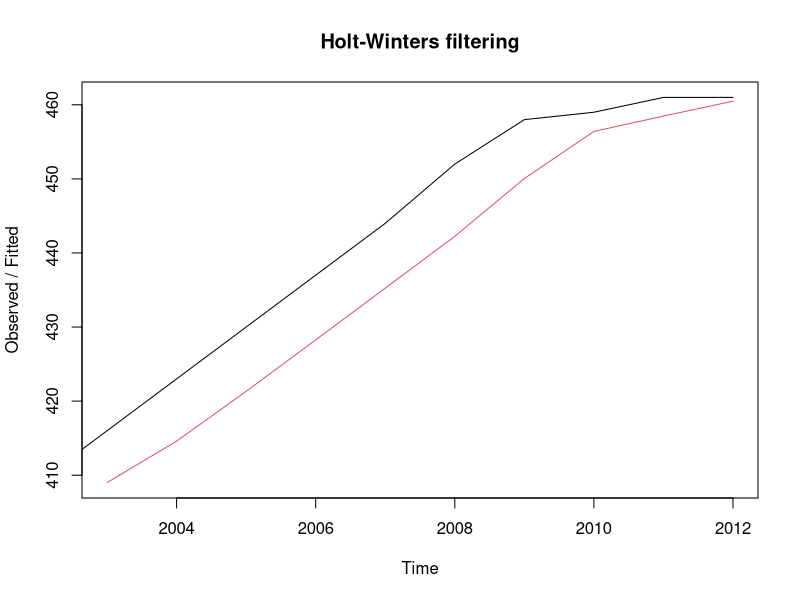

This chart was generated by the following R code: (Note: this script raises an error after producing the figure.)
#   Práctica 3. Suavizado exponencial.

#   La función HoltWinters()
#   ________________________
#   
#   gamma estacionalidad
#   beta tendencia
#   gamma media
#   
#   simple (no beta y no gamma)
#   doble hay no gamma
#   triple si hay todo

?HoltWinters 

#   Suavizado exponencial simple
#   ____________________________

y=c(409,416,423,430,437,444,452,458,459,461,461)
y=ts(y, start=2002) # Es importante convertir los datos en serie temporal
Pb3.simple=HoltWinters(y,alpha=0.8,beta=F,gamma=F)
str(Pb3.simple)
Pb3.simple$fitted

plot(Pb3.simple) #representa valores observados y ajustados
Pb3.simple.440=HoltWinters(y,alpha=0.8,beta=F,gamma=F, l.start=440)
Pb3.simple.min=HoltWinters(y,beta=F,gamma=F)

Pb3.simple$SSE
Pb3.simple.440$SSE
Pb3.simple.min$SSE
predict(Pb3.simple, n.ahead=5)

0.9999226 # mejor valor de alfa, predict ya le da los mejores parámetros
# n.ahead es el número de parámtros que voy a predecir, los 5 siguientes

#   Ejemplo 2 Suavizado exponencial simple
#   Predecir la tendencia de la serie de paro de los años 2003 a 2012 en el
#   año 2013, usando un suavizado exponencial simple
#   ______________________________________

paro <- read.csv("paro.csv", header=T, sep=";",dec=",")
paro$Total <- gsub(".", "", paro$Total)
paro$Total <- gsub("\\.", "", paro$Total) # le quitamos el .
paro$Total <- gsub(",", ".", paro$Total) # le quito la coma y la transformo en punto, que es lo que quiere R para tratar con números 
paro$Total=as.numeric(paro$Total,2)
serie1=ts(data=paro$Total,frequency=4,start=c(2003,1))
serie1
paro.hw=HoltWinters(serie1,beta=F,gamma=F)
plot(serie1)
paro.hw$fitted
lines(paro.hw$fitted[,1],col="red")
predict(paro.hw,n.ahead=4)
plot(serie1,xlim=c(2003,2013))
lines(paro.hw$fitted[,1],col=2)
lines(predict(paro.hw,n.ahead=4),col=2)

#   Suavizado exponencial doble de Holt
#   ___________________________________

Pb3.doble=HoltWinters(y,alpha=0.5, beta=0.1,gamma=F)
Pb3.doble$fitted
Pb3.doble.440.1=HoltWinters(y,alpha=0.5,beta=0.1,gamma=F, l.start=440, b.start=1)
Pb3.doble.min=HoltWinters(y,gamma=F)
Pb3.doble$SSE
Pb3.doble.440.1$SSE
Pb3.doble.min$SSE
predict(Pb3.doble, n.ahead=3)
plot(Pb3.simple.min)

#   Suavizado exponencial triple de Holt-Winters (co2)
#   __________________________________________________

help(co2) #para informacion sobre este dataset
co2
m=HoltWinters(co2)
m$SSE
plot(m)             #plot de valores ajustados y observados
plot(fitted(m))
plot(co2,xlim=c(1959,1998)) 
# parece aditividad
# Si no lo tengo claro, hago ambos y busco el que tenga mejor sc_e
lines(m$fitted[,1],col=2)
prediccion=predict(m, n.ahead=12)
lines(prediccion,col=4)

#   Suavizado exponencial triple de Holt-Winters (paro)
#   ___________________________________________________

paro <- read.csv("paro.csv", header=T, sep=";",dec=",")
paro$Total <- gsub("\\.", "", paro$Total)
paro$Total <- gsub(",", ".", paro$Total)
paro$Total=as.numeric(paro$Total,2)
serie1=ts(data=paro$Total,frequency=4,start=c(2003,1))
serie1
plot(serie1)
paro.hw=HoltWinters(serie1,seasonal = c("add"))
plot(serie1)
paro.hw$fitted
lines(paro.hw$fitted[,1],col="red")
predict(paro.hw,n.ahead=4)
plot(serie1,xlim=c(2003,2013))
lines(paro.hw$fitted[,1],col=2)
lines(predict(paro.hw,n.ahead=12),col=2)

#   Problema 9 del tema 1
#   _____________________

y=c(3490,2883,3939,4434,4454,4564,3600,4328,3826,2727,4032,2666)
y=ts(y, start=1983)
plot(y)
Pb9.simple=HoltWinters(y,alpha=0.2,beta=F,gamma=F,l.start=3490)
Pb9.simple$fitted
predict(Pb9.simple,n.ahead=1)
lines(Pb9.simple$fitted[,1],col=2)
lines(predict(Pb9.simple,n.ahead=12),col=2)
Pb9.simple$SSE

#   Problema 11 del tema 1, apartado b)
#   ___________________________________

y=c(50.179,50.650,51.061,52.572,54.727,55.947,56.776,57.558)
y=ts(y, start=1985)
plot(y)

Pb11.simple=HoltWinters(y,alpha=0.2,beta=0.1,gamma=F,l.start=50.650, b.start=0.471)
Pb11.simple$fitted

lines(Pb11.simple$fitted[,1],col=2)
lines(predict(Pb11.simple,n.ahead=12),col=2)
predict(Pb11.simple,n.ahead=4)

